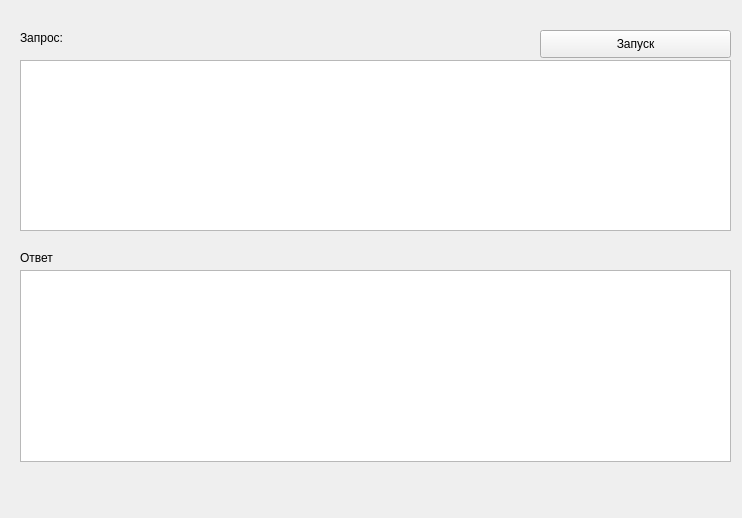
<?xml version="1.0" encoding="UTF-8"?>
<ui version="4.0">
 <class>Form</class>
 <widget class="QWidget" name="Form">
  <property name="geometry">
   <rect>
    <x>0</x>
    <y>0</y>
    <width>742</width>
    <height>518</height>
   </rect>
  </property>
  <property name="windowTitle">
   <string>Form</string>
  </property>
  <widget class="QTextEdit" name="textEdit">
   <property name="geometry">
    <rect>
     <x>20</x>
     <y>60</y>
     <width>711</width>
     <height>171</height>
    </rect>
   </property>
  </widget>
  <widget class="QLabel" name="label">
   <property name="geometry">
    <rect>
     <x>20</x>
     <y>30</y>
     <width>55</width>
     <height>16</height>
    </rect>
   </property>
   <property name="text">
    <string>Запрос:</string>
   </property>
  </widget>
  <widget class="QTableWidget" name="tableWidget">
   <property name="geometry">
    <rect>
     <x>20</x>
     <y>270</y>
     <width>711</width>
     <height>192</height>
    </rect>
   </property>
  </widget>
  <widget class="QLabel" name="label_2">
   <property name="geometry">
    <rect>
     <x>20</x>
     <y>250</y>
     <width>55</width>
     <height>16</height>
    </rect>
   </property>
   <property name="text">
    <string>Ответ</string>
   </property>
  </widget>
  <widget class="QPushButton" name="pushButton">
   <property name="geometry">
    <rect>
     <x>540</x>
     <y>30</y>
     <width>191</width>
     <height>28</height>
    </rect>
   </property>
   <property name="text">
    <string>Запуск</string>
   </property>
  </widget>
  <widget class="QLabel" name="label_3">
   <property name="geometry">
    <rect>
     <x>20</x>
     <y>490</y>
     <width>711</width>
     <height>16</height>
    </rect>
   </property>
   <property name="text">
    <string/>
   </property>
  </widget>
 </widget>
 <resources/>
 <connections/>
</ui>
